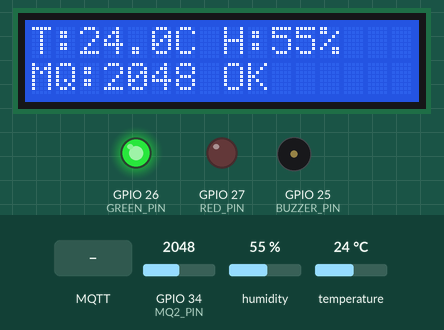
Recording of a program running on a simulated ESP32. Parts: 16×2 character LCD, output pins drawn as LEDs (lit = HIGH), buzzer (waves = sounding, pin HIGH). Inputs (shaded band) come from the test bench; at power-on: GPIO 34 (MQ2_PIN) = 2048, humidity 55 %, temperature 24 °C (analog values on the 0–4095 scale). WiFi joins after 1.5 s; servers stay silent unless stated; EEPROM starts erased; no MQTT or app messages arrive unless stated; not simulated (calls return 0 or success): secrets.h; what the program prints to the serial monitor is not drawn.

Above: at 3.8 s.
3.9 s: GPIO 34 (MQ2_PIN) set to 2471
At 5.8 s:
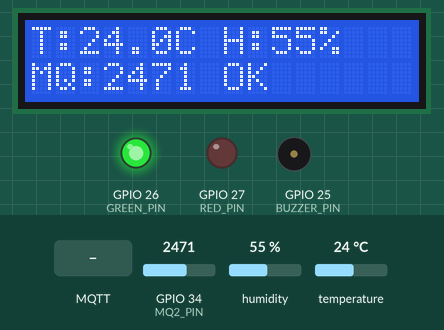
6.3 s: GPIO 34 (MQ2_PIN) set to 2529
At 7.5 s:
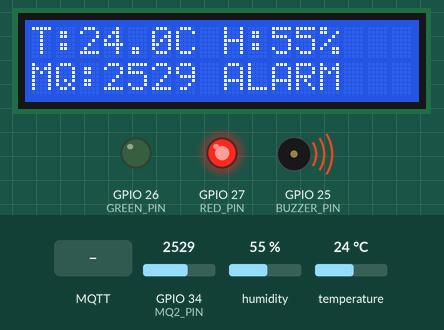
8.3 s: GPIO 34 (MQ2_PIN) set to 2460
At 10.1 s:
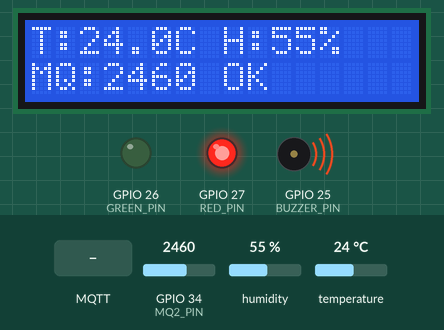
12.3 s: humidity set to 22 %
At 13.2 s:
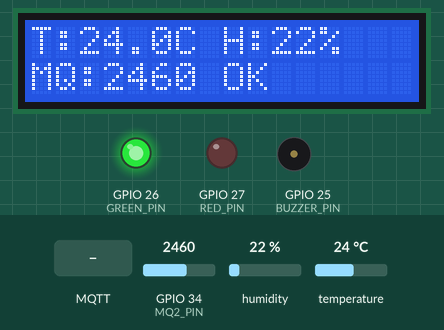
14.3 s: MQTT message "1" arrives on the first subscribed topic
At 16.0 s:
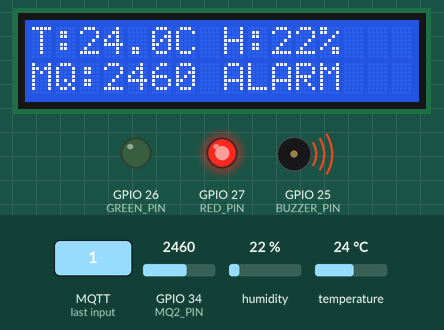
16.3 s: temperature set to 12 °C
At 17.5 s:
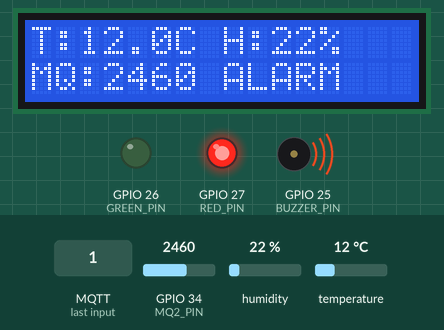
Timing chart, 0 to 19.3 s (numbered marks = the images above; inputs shaded):
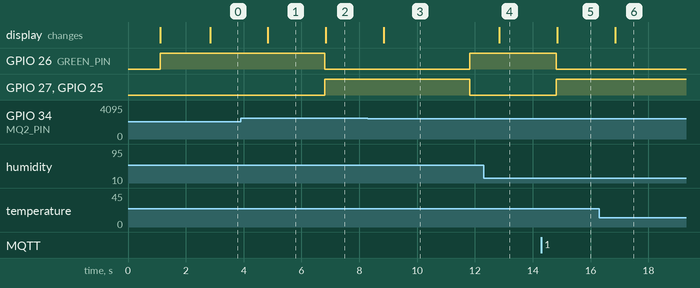

The program:

main.cpp
```cpp
#include <Arduino.h>
#include <Wire.h>
#include "alarm_service.h"
#include "config.h"
#include "lcd_display.h"
#include "mq2_sensor.h"
#include "mqtt_service.h"
#include "sht3x_sensor.h"
#include "wifi_service.h"
namespace{Sht3xSensor sht;Mq2Sensor mq2;LcdDisplay lcd;AlarmService alarmService;WifiService wifi;MqttService mqttService;SystemState state;uint32_t sensorAt=0,lcdAt=0;void scan(){for(uint8_t a=1;a<127;a++){Wire.beginTransmission(a);if(Wire.endTransmission()==0)Serial.printf("[I2C] Found 0x%02X\n",a);}}void sample(uint32_t now){float t=NAN,h=NAN;state.shtOk=sht.read(t,h);if(state.shtOk){state.temperature=t;state.humidity=h;}const uint16_t threshold=mqttService.mq2Threshold();auto r=mq2.read(threshold);state.mq2Digital=false;state.mq2Detected=r.detected;state.mq2Raw=r.raw;state.mq2Millivolts=r.millivolts;state.mq2Baseline=0;state.mq2EffectiveThreshold=threshold;state.mq2Ok=r.valid;state.mq2Ready=r.ready;bool changed=false;if(r.ready&&r.valid)changed=alarmService.update(r.detected,now);state.alarm=alarmService.state();if(changed)mqttService.publishAlarmTransition(state.alarm==AlarmState::ALARM,r.raw,threshold);Serial.printf("[SENSOR] T=%.1f H=%.1f MQ2_RAW=%u MQ2_MV=%u threshold=%u status=%s\n",state.temperature,state.humidity,r.raw,r.millivolts,threshold,r.detected?"DETECTED":"NORMAL");}}
void setup(){Serial.begin(115200);delay(1000);Serial.println("[SYS] Boot");Wire.begin(Config::SDA_PIN,Config::SCL_PIN);scan();lcd.begin();sht.begin();mq2.begin();alarmService.begin();wifi.begin();mqttService.begin(&state,&alarmService);}
void loop(){uint32_t now=millis();wifi.loop(now);state.wifiOk=wifi.isConnected();mqttService.loop(now);if(now-sensorAt>=Config::SENSOR_MS){sensorAt=now;sample(now);}if(now-lcdAt>=Config::LCD_MS){lcdAt=now;lcd.update(state);}yield();}
```

alarm_service.h
```cpp
#pragma once
#include "system_state.h"
class AlarmService{public:void begin();bool update(bool,uint32_t);void setBuzzerCommand(BuzzerMode,uint32_t);AlarmState state()const{return state_;}private:void apply(uint32_t);AlarmState state_=AlarmState::NORMAL;BuzzerMode mode_=BuzzerMode::AUTO;uint32_t clearStarted_=0;};
```

mq2_sensor.h
```cpp
#pragma once
#include <Arduino.h>
struct Mq2Reading {
    uint16_t raw = 0;
    uint16_t millivolts = 0;
    bool detected = false;
    bool valid = false;
    bool ready = false;
};

class Mq2Sensor {
public:
    void begin();
    Mq2Reading read(uint16_t threshold);

private:
};
```

mqtt_service.h
```cpp
#pragma once
#include "system_state.h"
class AlarmService;
class MqttService{public:void begin(SystemState*,AlarmService*);void loop(uint32_t);void publishTelemetry(uint32_t);void publishAlarmTransition(bool,uint16_t,uint16_t);void handleMessage(char*,uint8_t*,unsigned int);uint16_t mq2Threshold()const{return threshold_;}private:void connect(uint32_t);void subscribe();SystemState*state_=nullptr;AlarmService*alarm_=nullptr;uint32_t lastAttempt_=0,lastTelemetry_=0;uint16_t threshold_=2500;float tempHigh_=50,humHigh_=90,humLow_=20;};
```

sht3x_sensor.h
```cpp
#pragma once
class Sht3xSensor{public:bool begin();bool read(float&,float&);private:bool connected_=false;};
```

system_state.h
```cpp
#pragma once
#include <Arduino.h>
enum class AlarmState:uint8_t{NORMAL,ALARM};
enum class BuzzerMode:uint8_t{AUTO,ON,MUTED};
struct SystemState{float temperature=NAN,humidity=NAN;uint16_t mq2Raw=0,mq2Millivolts=0,mq2Baseline=0,mq2EffectiveThreshold=0;bool mq2Digital=false,mq2Detected=false;uint8_t mq2PinLevel=LOW;bool shtOk=false,mq2Ok=false,mq2Ready=false,wifiOk=false,mqttOk=false;AlarmState alarm=AlarmState::NORMAL;};
```

wifi_service.h
```cpp
#pragma once
#include <Arduino.h>
class WifiService{public:void begin();void loop(uint32_t);bool isConnected()const;};
```

alarm_service.cpp
```cpp
#include "alarm_service.h"
#include "config.h"
void AlarmService::begin(){pinMode(Config::GREEN_PIN,OUTPUT);pinMode(Config::RED_PIN,OUTPUT);pinMode(Config::BUZZER_PIN,OUTPUT);apply(millis());}
bool AlarmService::update(bool detected,uint32_t now){AlarmState before=state_;if(detected){clearStarted_=0;if(state_==AlarmState::NORMAL){state_=AlarmState::ALARM;Serial.println("[ALARM] MQ2 DO DETECTED - buzzer/red ON");}}else if(state_==AlarmState::ALARM){if(clearStarted_==0)clearStarted_=now;if(now-clearStarted_>=Config::ALARM_CLEAR_DELAY_MS){state_=AlarmState::NORMAL;clearStarted_=0;Serial.println("[ALARM] MQ2 normal for 3s - buzzer/red OFF, green ON");}}else clearStarted_=0;apply(now);return before!=state_;}
void AlarmService::setBuzzerCommand(BuzzerMode m,uint32_t now){mode_=m;apply(now);}
void AlarmService::apply(uint32_t now){(void)now;bool active=state_==AlarmState::ALARM;bool buzz=mode_==BuzzerMode::ON||(active&&mode_==BuzzerMode::AUTO);digitalWrite(Config::GREEN_PIN,active?LOW:HIGH);digitalWrite(Config::RED_PIN,active?HIGH:LOW);digitalWrite(Config::BUZZER_PIN,buzz?HIGH:LOW);}
```

mq2_sensor.cpp
```cpp
#include "mq2_sensor.h"
#include "config.h"

void Mq2Sensor::begin()
{
    pinMode(Config::MQ2_PIN, INPUT);
    analogReadResolution(12);
    analogSetPinAttenuation(Config::MQ2_PIN, ADC_11db);
    Serial.printf("[SENSOR] MQ2 AO on GPIO%u, %u samples, threshold=%u\n",
                  Config::MQ2_PIN, Config::MQ2_SAMPLES,
                  Config::MQ2_DEFAULT_THRESHOLD);
}

Mq2Reading Mq2Sensor::read(uint16_t threshold)
{
    uint32_t sum = 0;
    for (uint8_t i = 0; i < Config::MQ2_SAMPLES; ++i) {
        sum += static_cast<uint16_t>(analogRead(Config::MQ2_PIN));
        delay(Config::MQ2_SAMPLE_DELAY_MS);
    }

    Mq2Reading result;
    result.raw = static_cast<uint16_t>(sum / Config::MQ2_SAMPLES);
    result.millivolts = static_cast<uint16_t>(analogReadMilliVolts(Config::MQ2_PIN));
    result.detected = result.raw >= threshold;
    result.valid = true;
    result.ready = true;
    return result;
}
```

mqtt_service.cpp
```cpp
#include "mqtt_service.h"
#include <ArduinoJson.h>
#include <Preferences.h>
#include <PubSubClient.h>
#include <WiFi.h>
#include "alarm_service.h"
#include "config.h"
#include "network_settings.h"
namespace{WiFiClient net;PubSubClient mqtt(net);Preferences pref;MqttService*self=nullptr;void cb(char*t,byte*p,unsigned int n){if(self)self->handleMessage(t,p,n);}bool payload(byte*p,unsigned int n,char*out,size_t cap){if(!n||n>=cap)return false;memcpy(out,p,n);out[n]=0;return true;}}
void MqttService::begin(SystemState*s,AlarmService*a){state_=s;alarm_=a;self=this;pref.begin("air-config",false);threshold_=pref.getUShort("mq2ao",Config::MQ2_DEFAULT_THRESHOLD);if(!threshold_||threshold_>4095)threshold_=Config::MQ2_DEFAULT_THRESHOLD;tempHigh_=pref.getFloat("tempHi",Config::TEMP_HIGH_DEFAULT);humHigh_=pref.getFloat("humHi",Config::HUM_HIGH_DEFAULT);humLow_=pref.getFloat("humLo",Config::HUM_LOW_DEFAULT);mqtt.setServer(NetworkSettings::mqttHost(),NetworkSettings::mqttPort());mqtt.setCallback(cb);mqtt.setBufferSize(512);mqtt.setSocketTimeout(1);Serial.printf("[MQTT] AO threshold=%u\n",threshold_);}
void MqttService::connect(uint32_t now){if(now-lastAttempt_<Config::MQTT_RETRY_MS)return;lastAttempt_=now;mqtt.setServer(NetworkSettings::mqttHost(),NetworkSettings::mqttPort());char id[40];snprintf(id,sizeof(id),"%s-%06llX",Config::DEVICE_ID,(unsigned long long)(ESP.getEfuseMac()&0xffffff));if(mqtt.connect(id,NetworkSettings::mqttUsername(),NetworkSettings::mqttPassword(),"air/status",1,true,"OFFLINE")){Serial.println("[MQTT] Connected");mqtt.publish("air/status","ONLINE",true);subscribe();}else Serial.printf("[MQTT] Connect failed rc=%d\n",mqtt.state());}
void MqttService::subscribe(){mqtt.subscribe("air/config/mq2_ao_threshold");mqtt.subscribe("air/config/temp_high");mqtt.subscribe("air/config/humidity_high");mqtt.subscribe("air/config/humidity_low");mqtt.subscribe("air/command/buzzer");mqtt.subscribe("air/command/status");}
void MqttService::loop(uint32_t now){if(WiFi.status()!=WL_CONNECTED){state_->mqttOk=false;return;}if(!mqtt.connected())connect(now);if(!mqtt.connected()){state_->mqttOk=false;return;}mqtt.loop();state_->mqttOk=true;if(now-lastTelemetry_>=Config::TELEMETRY_MS){lastTelemetry_=now;publishTelemetry(now);}}
void MqttService::publishTelemetry(uint32_t now){if(!mqtt.connected())return;JsonDocument d;d["device_id"]=Config::DEVICE_ID;if(state_->shtOk){d["temperature"]=roundf(state_->temperature*10)/10;d["humidity"]=roundf(state_->humidity*10)/10;}else{d["temperature"]=nullptr;d["humidity"]=nullptr;}d["mq2_mode"]="AO";d["mq2_digital"]=state_->mq2Detected;d["mq2_raw"]=state_->mq2Raw;d["mq2_mv"]=state_->mq2Millivolts;d["mq2_threshold"]=state_->mq2EffectiveThreshold;d["mq2_ready"]=state_->mq2Ready;d["alarm"]=state_->alarm==AlarmState::ALARM;d["alarm_type"]=state_->alarm==AlarmState::ALARM?"MQ2_HIGH":"NONE";d["uptime_ms"]=now;char b[384];size_t n=serializeJson(d,b,sizeof(b));mqtt.publish("air/sensor/data",(uint8_t*)b,n,false);}
void MqttService::publishAlarmTransition(bool active,uint16_t v,uint16_t threshold){if(!mqtt.connected())return;JsonDocument d;d["type"]=active?"MQ2_HIGH":"MQ2_NORMAL";d["value"]=v;d["threshold"]=threshold;char b[128];size_t n=serializeJson(d,b,sizeof(b));mqtt.publish("air/alarm",(uint8_t*)b,n,false);}
void MqttService::handleMessage(char*t,uint8_t*p,unsigned int n){char s[32];if(!payload(p,n,s,sizeof(s)))return;if(!strcmp(t,"air/config/mq2_ao_threshold")){char*e;long v=strtol(s,&e,10);if(e!=s&&!*e&&v>=1&&v<=4095&&v!=threshold_){threshold_=v;pref.putUShort("mq2ao",threshold_);Serial.printf("[MQTT] AO threshold=%u\n",threshold_);}return;}if(!strcmp(t,"air/command/buzzer")){if(!strcmp(s,"AUTO"))alarm_->setBuzzerCommand(BuzzerMode::AUTO,millis());else if(!strcmp(s,"ON"))alarm_->setBuzzerCommand(BuzzerMode::ON,millis());else if(!strcmp(s,"OFF"))alarm_->setBuzzerCommand(BuzzerMode::MUTED,millis());}else if(!strcmp(t,"air/command/status")&&!strcmp(s,"GET")){mqtt.publish("air/status","ONLINE",true);publishTelemetry(millis());}else{char*e;float v=strtof(s,&e);if(e==s||*e||!isfinite(v))return;if(!strcmp(t,"air/config/temp_high")&&v>=-20&&v<=100&&v!=tempHigh_){tempHigh_=v;pref.putFloat("tempHi",v);}else if(!strcmp(t,"air/config/humidity_high")&&v>=0&&v<=100&&v!=humHigh_){humHigh_=v;pref.putFloat("humHi",v);}else if(!strcmp(t,"air/config/humidity_low")&&v>=0&&v<=100&&v!=humLow_){humLow_=v;pref.putFloat("humLo",v);}}}
```

sht3x_sensor.cpp
```cpp
#include "sht3x_sensor.h"
#include <Adafruit_SHT31.h>
#include "config.h"
namespace{Adafruit_SHT31 sensor;}
bool Sht3xSensor::begin(){connected_=sensor.begin(Config::SHT_ADDR)||sensor.begin(0x45);Serial.println(connected_?"[I2C] SHT3X OK":"[I2C] SHT3X ERROR");return connected_;}
bool Sht3xSensor::read(float&t,float&h){if(!connected_&&!begin())return false;t=sensor.readTemperature();h=sensor.readHumidity();if(!isfinite(t)||!isfinite(h)){connected_=false;Serial.println("[SENSOR] SHT3X read error");return false;}return true;}
```

wifi_service.cpp
```cpp
#include "wifi_service.h"
#include <WiFi.h>
#include "network_settings.h"
void WifiService::begin(){NetworkSettings::begin();}
void WifiService::loop(uint32_t now){(void)now;NetworkSettings::process();static bool was=false;bool on=isConnected();if(on&&!was)Serial.printf("[WIFI] Connected, IP=%s\n",WiFi.localIP().toString().c_str());if(!on&&was)Serial.println("[WIFI] Disconnected; local alarm active");was=on;}
bool WifiService::isConnected()const{return WiFi.status()==WL_CONNECTED;}
```

config.h
```cpp
#pragma once
#include <Arduino.h>
namespace Config {
constexpr char DEVICE_ID[]="ESP32_AIR_01";
constexpr uint8_t SDA_PIN=21,SCL_PIN=22,LCD_ADDR=0x27,SHT_ADDR=0x44,MQ2_PIN=34,GREEN_PIN=26,RED_PIN=27,BUZZER_PIN=25;
// MQ-2 AO: use the proven 30-sample average and 2500 ADC threshold.
constexpr uint8_t MQ2_SAMPLES=30;
constexpr uint16_t MQ2_SAMPLE_DELAY_MS=5, MQ2_DEFAULT_THRESHOLD=2500;
constexpr uint32_t SENSOR_MS=1000, LCD_MS=1000, TELEMETRY_MS=1000;
constexpr uint32_t ALARM_CLEAR_DELAY_MS=3000, MQTT_RETRY_MS=5000;
constexpr float TEMP_HIGH_DEFAULT=50.0F,HUM_HIGH_DEFAULT=90.0F,HUM_LOW_DEFAULT=20.0F;
}
```

network_settings.h
```cpp
#pragma once
#include <Arduino.h>
namespace NetworkSettings{void begin();void process();const char* mqttHost();uint16_t mqttPort();const char* mqttUsername();const char* mqttPassword();}
```

network_settings.cpp
```cpp
#include "network_settings.h"
#include <Preferences.h>
#include <WiFi.h>
#include <WiFiManager.h>
#include "secrets.h"
namespace{Preferences p;WiFiManager wm;char host[64]="192.168.137.227",port[6]="1883",user[40]=MQTT_USERNAME,pass[80]=MQTT_PASSWORD;WiFiManagerParameter ph("mqtt_host","MQTT broker",host,sizeof(host)),pp("mqtt_port","MQTT port",port,sizeof(port)),pu("mqtt_user","MQTT username",user,sizeof(user)),pw("mqtt_password","MQTT password",pass,sizeof(pass),"type='password'");void save(){strlcpy(host,ph.getValue(),sizeof(host));strlcpy(port,pp.getValue(),sizeof(port));strlcpy(user,pu.getValue(),sizeof(user));strlcpy(pass,pw.getValue(),sizeof(pass));long n=strtol(port,nullptr,10);if(host[0]&&n>0&&n<65536){p.putString("host",host);p.putUShort("port",n);p.putString("user",user);p.putString("pass",pass);}}}
void NetworkSettings::begin(){p.begin("network",false);String h=p.getString("host","192.168.137.227"),u=p.getString("user",MQTT_USERNAME),x=p.getString("pass",MQTT_PASSWORD);uint16_t n=p.getUShort("port",1883);strlcpy(host,h.c_str(),sizeof(host));snprintf(port,sizeof(port),"%u",n);strlcpy(user,u.c_str(),sizeof(user));strlcpy(pass,x.c_str(),sizeof(pass));ph.setValue(host,sizeof(host));pp.setValue(port,sizeof(port));pu.setValue(user,sizeof(user));pw.setValue(pass,sizeof(pass));wm.addParameter(&ph);wm.addParameter(&pp);wm.addParameter(&pu);wm.addParameter(&pw);wm.setSaveParamsCallback(save);wm.setConfigPortalBlocking(false);wm.setAPStaticIPConfig(IPAddress(192,168,4,1),IPAddress(192,168,4,1),IPAddress(255,255,255,0));wm.setConnectTimeout(10);wm.preloadWiFi(WIFI_SSID,WIFI_PASSWORD);if(wm.autoConnect("AIR_MONITOR_SETUP")){Serial.printf("[WIFI] Connected to %s\n",WiFi.SSID().c_str());Serial.printf("[WIFI] IP: %s\n",WiFi.localIP().toString().c_str());}else Serial.println("[WIFI] Portal AIR_MONITOR_SETUP http://192.168.4.1");}
void NetworkSettings::process(){wm.process();}const char*NetworkSettings::mqttHost(){return host;}uint16_t NetworkSettings::mqttPort(){return strtol(port,nullptr,10);}const char*NetworkSettings::mqttUsername(){return user;}const char*NetworkSettings::mqttPassword(){return pass;}
```

lcd_display.h
```cpp
#pragma once
#include "system_state.h"
class LcdDisplay{public:bool begin();void update(const SystemState&);private:bool ok_=false;};
```

lcd_display.cpp
```cpp
#include "lcd_display.h"
#include <LiquidCrystal_I2C.h>
#include <Wire.h>
#include "config.h"
namespace{LiquidCrystal_I2C lcd(Config::LCD_ADDR,16,2);void line(uint8_t r,const char*s){char b[17];snprintf(b,sizeof(b),"%-16.16s",s);lcd.setCursor(0,r);lcd.print(b);}}
bool LcdDisplay::begin(){Wire.beginTransmission(Config::LCD_ADDR);ok_=Wire.endTransmission()==0;if(ok_){lcd.init();lcd.backlight();line(0,"AIR MONITOR");line(1,"Dang khoi dong");}Serial.println(ok_?"[I2C] LCD 0x27 OK":"[I2C] LCD ERROR");return ok_;}
void LcdDisplay::update(const SystemState&s){if(!ok_)return;char a[17],b[17];if(s.shtOk)snprintf(a,sizeof(a),"T:%.1fC H:%.0f%%",s.temperature,s.humidity);else snprintf(a,sizeof(a),"SHT3X ERROR");if(!s.mq2Ready)snprintf(b,sizeof(b),"MQ2: WARMING");else snprintf(b,sizeof(b),"MQ:%u %s",s.mq2Raw,s.mq2Detected?"ALARM":"OK");line(0,a);line(1,b);}
```

Measured:
- the behaviour switches between 2499 and 2500 on GPIO 34 (MQ2_PIN) (found by bisection; images 1 and 2)
- after the input at 3.9 s, the display: changes after 0.94 s (image 1)
- after the input at 6.3 s, GPIO 26 (GREEN_PIN): HIGH → LOW after 0.51 s; GPIO 27 (RED_PIN), GPIO 25 (BUZZER_PIN): LOW → HIGH after 0.51 s; the display: changes after 0.55 s (image 2)
- after the input at 8.3 s, GPIO 26 (GREEN_PIN): LOW → HIGH after 3.5 s; GPIO 27 (RED_PIN), GPIO 25 (BUZZER_PIN): HIGH → LOW after 3.5 s; the display: changes after 0.54 s (image 3)
- after the input at 12.3 s, the display: changes after 0.54 s (image 4)
- after the input at 14.3 s, GPIO 26 (GREEN_PIN): HIGH → LOW after 0.51 s; GPIO 27 (RED_PIN), GPIO 25 (BUZZER_PIN): LOW → HIGH after 0.51 s; the display: changes after 0.55 s (image 5)
- after the input at 16.3 s, the display: changes after 0.55 s (image 6)
